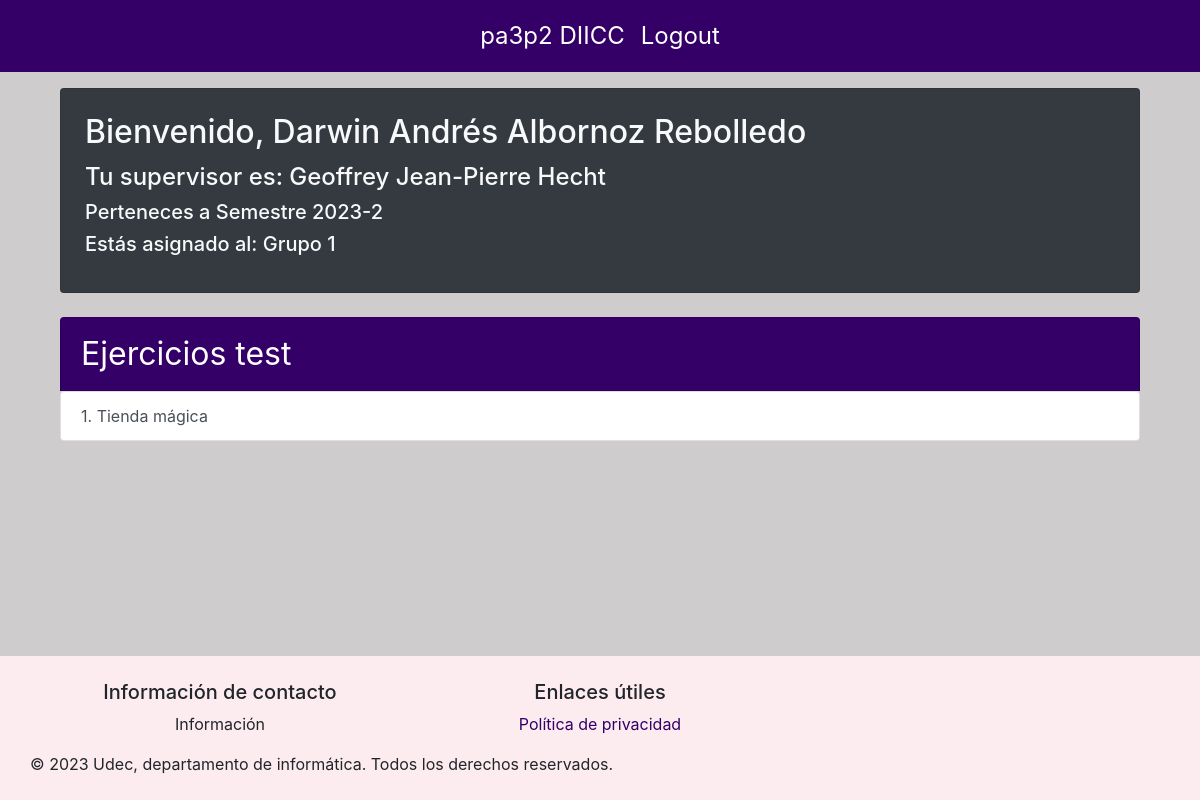
Before: /dashEstudiante/1 (signed in) with the older database file.
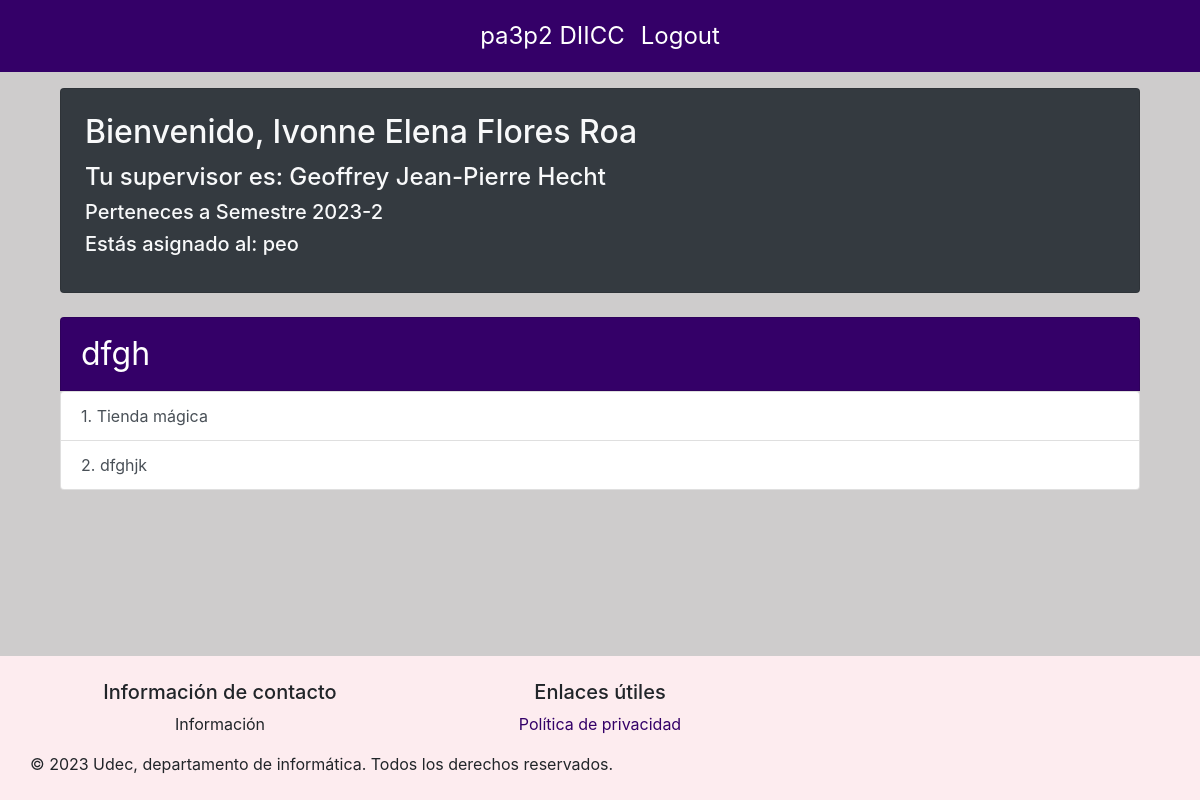
After: the same page with the newer database file.
### basedatos/modelos.py (models this page shows, shortened)
class Estudiante(db.Model):
    id = db.Column(db.Integer, primary_key=True)
    matricula = db.Column(db.String(50), nullable=False)
    nombres = db.Column(db.String(200), nullable=False)
    apellidos = db.Column(db.String(200), nullable=False)
    correo = db.Column(db.String(50), nullable=True, unique=True)
    password = db.Column(db.String(150), nullable=False)
    carrera = db.Column(db.String(100), nullable=False)
    cursos = db.relationship('Curso', secondary=inscripciones, back_populates='estudiantes')
    grupos = db.relationship('Grupo', secondary=estudiantes_grupos, back_populates='estudiantes')
    ejercicios_asignados = db.relationship('Ejercicio_asignado', back_populates='estudiante', viewonly=True)
    @property
    def is_authenticated(self):
        return True

class Supervisor(db.Model):
    id = db.Column(db.Integer, primary_key=True)
    nombres= db.Column(db.String(200), nullable=False)
    apellidos= db.Column(db.String(200), nullable=False)
    correo = db.Column(db.String(50), nullable=False, unique=True)
    password = db.Column(db.String(150), nullable=False)

class Curso(db.Model):
    id = db.Column(db.Integer, primary_key=True)
    nombre = db.Column(db.String(100), nullable=False, unique=True)
    activa = db.Column(db.Boolean(), nullable=False, default=True)
    estudiantes = db.relationship('Estudiante', secondary=inscripciones, back_populates='cursos')
    grupos = db.relationship('Grupo', order_by=Grupo.id, back_populates='curso')

class Grupo(db.Model):
    id = db.Column(db.Integer, primary_key=True)
    nombre = db.Column(db.String(50), nullable=False, unique=True)
    curso = db.relationship('Curso', back_populates='grupos')
    estudiantes = db.relationship('Estudiante', secondary=estudiantes_grupos, back_populates='grupos')
    id_curso = db.Column(db.Integer, db.ForeignKey('curso.id'))

class Serie(db.Model):
    id = db.Column(db.Integer, primary_key=True)
    nombre = db.Column(db.String(50), nullable=False, unique=True)
    activa = db.Column(db.Boolean(), nullable=False, default=True)
    ejercicios = db.relationship('Ejercicio', order_by=Ejercicio.id, back_populates='serie')

class Ejercicio(db.Model):
    id = db.Column(db.Integer, primary_key=True)
    nombre = db.Column(db.String(50), nullable=False, unique=True)
    path_ejercicio = db.Column(db.String(200), nullable=False)
    enunciado = db.Column(db.String(), nullable=False)
    id_serie = db.Column(db.Integer, db.ForeignKey('serie.id'), nullable=False)
    serie = db.relationship('Serie', back_populates='ejercicios')

### main.py (the view)
@app.route('/dashEstudiante/<int:estudiante_id>', methods=['GET', 'POST'])
@login_required
def dashEstudiante(estudiante_id):
    if not verify_estudiante(estudiante_id):
        return redirect(url_for('login'))
    estudiante = db.session.get(Estudiante, int(estudiante_id))
    curso = (
        Curso.query
        .join(inscripciones)  # Join con la tabla inscripciones
        .filter(inscripciones.c.id_curso == Curso.id)
        .filter(inscripciones.c.id_estudiante == estudiante_id)
        .first()
    )
    grupo = (
        Grupo.query
        .join(estudiantes_grupos)  # Join con la tabla estudiantes_grupos
        .filter(estudiantes_grupos.c.id_grupo == Grupo.id)
        .filter(estudiantes_grupos.c.id_estudiante == estudiante_id)
        .first()
    )
    if not grupo:
        grupo_nombre = "Ningún grupo asignado"
    else:
        grupo_nombre = grupo.nombre
    supervisor = None
    if grupo:
        supervisor = (
            Supervisor.query
            .join(supervisores_grupos)
            .filter(supervisores_grupos.c.id_supervisor == Supervisor.id)
            .filter(supervisores_grupos.c.id_grupo == grupo.id)
            .first()
        )
    seriesAsignadas = []
    if grupo:
        seriesAsignadas = (
        Serie.query
        .join(serie_asignada)
        .filter(serie_asignada.c.id_grupo == grupo.id)
        .filter(Serie.activa)  # Filtrar por series activas
        .all()
    )
    ejerciciosPorSerie = {}
    for serieAsignada in seriesAsignadas:
        ejercicios = Ejercicio.query.filter_by(id_serie=serieAsignada.id).all()
        ejerciciosPorSerie[serieAsignada] = ejercicios
    return render_template('vistaEstudiante.html', estudiante_id=estudiante_id, estudiante=estudiante,grupo=grupo, curso=curso, supervisor=supervisor,seriesAsignadas=seriesAsignadas,ejerciciosPorSerie=ejerciciosPorSerie)

### main.py (called while the page is built)
@login_manager.user_loader
def load_user(user_id):
    if user_id.startswith("e"):
        user = db.session.get(Estudiante, int(user_id[1:]))
    elif user_id.startswith("s"):
        user = db.session.get(Supervisor, int(user_id[1:]))
    else:
        return None
    return user

def verify_estudiante(estudiante_id):
    if not isinstance(current_user, Estudiante):
        flash('No tienes permiso para acceder a este dashboard. Debes ser un Estudiante.', 'danger')
        return False
    if current_user.id != estudiante_id:
        flash('No tienes permiso para acceder a este dashboard.', 'danger')
        return False
    return True

### templates/vistaEstudiante.html (shortened to what this page needs)
{% extends "layout.html" %}
{% block content %}
<div class=" container mt-5 ">
  <div class="card text-light bg-dark mb-4">
    <div class="card-body p-4 rounded">
      <h2 class="card-title">Bienvenido, {{estudiante.nombres }} {{estudiante.apellidos}}</h2>
      <h4 class="card-text">{% if supervisor %}Tu supervisor es: {{supervisor.nombres}} {{supervisor.apellidos}}{% else %}No tienes supervisor asignado.{% endif %}</h4>
      <h5 class="card-text">Perteneces a {{curso.nombre}}</h5>
      {% if grupo %}
        <h5 class="card-title">Estás asignado al: {{grupo.nombre}}</h5>
      {% else %}
        <h5 class="card-title">No estás asignado a ningún grupo.</h5>
      {% endif %}
    </div>
  </div>
        {% if seriesAsignadas %}
          <div class="list-group">
            {% for serie in seriesAsignadas %}
              <a href="{{url_for('detallesSeriesEstudiantes', estudiante_id=estudiante_id, serie_id=serie.id)}}" class="list-group-item list-group-item-action serie-item" style="font-size: 2em;">{{serie.nombre}}</a>
              <div class="list-group">
                {% for ejercicio in ejerciciosPorSerie[serie] %}
                  <a href="{{url_for('detallesEjerciciosEstudiantes', estudiante_id=estudiante_id, serie_id=serie.id, ejercicio_id=ejercicio.id)}}" class="list-group-item list-group-item-action" style="font-size: 1em;">
                    {{ loop.index }}. {{ejercicio.nombre}}
                  </a>
                {% endfor %}
              </div>
            {% endfor %}
          </div>
        {% else %}
          <p>No tienes series asignadas en este momento.</p>
        {% endif %}
        <br>
</div>
{% endblock %}

### templates/layout.html (shortened to what this page needs)
<!doctype html>
<html lang="es">
  <head>
    <link href="{{ url_for('static', filename='css/bootstrap.min.css') }}" rel="stylesheet">
    <link href="{{ url_for('static', filename='css/layout.css') }}" rel="stylesheet">
    <link rel="stylesheet" href="https://cdnjs.cloudflare.com/ajax/libs/font-awesome/5.15.3/css/all.min.css">
  </head>
  <body>
    <nav class="navbar navbar-expand-sm justify-content-center fixed-top">
      <ul class="navbar-nav">
        <li class="nav-item">
          <a class="nav-link" href="{{ url_for('login') }}">pa3p2 DIICC</a>
        </li>
        <li class="nav-item">
          <a class="nav-link" href="{{ url_for('logout') }}">Logout</a>
        </li>
      </ul>
    </nav>
    <main class="container mt-4">
      {% block content %}{% endblock %}
    </main>
  <footer class="footer py-4 fixed-bottom">
    <div class="container text-center">
        <div class="row">
            <div class="col-md-4">
                <h5>Información de contacto</h5>
                <p>Información
                </p>
            </div>
            <div class="col-md-4">
                <h5>Enlaces útiles</h5>
                <ul class="list-unstyled">
                    <li><a href="#">Política de privacidad</a></li>
                </ul>
            </div>
            <div class="col-md-4">
        </div>
        <div class="row">
            <div class="col-12 text-center">
                <p class="mb-0">&copy; 2023 Udec, departamento de informática. Todos los derechos reservados.</p>
            </div>
        </div>
    </div>
  </footer>
  </body>
  </html>

### static/css/layout.css (style rules this page uses)
:root { --silver: #ceccccff; --china-rose: #9d6381ff; --lavender-blush: #fdecefff; --night: #0f110cff; --persian-indigo: #340068ff; --secondary: #6c757d; --silver-opaco: rgba(206, 204, 204, 0.5); --persian-indigo-opaco: rgba(52, 0, 104, 0.5); }
.navbar-nav a { color: white; }
.navbar { transition: 0.5s; font-size: 1.5em; padding: 10px 0; background-color: #340068; }
body { min-height: 100vh; display: flex; flex-direction: column; background-color: #ceccccff; }
main { flex: 1; }
a { color: #340068; }
.footer { position: relative; bottom: 0; width: 100%; background-color: #FDECEF; }

### templates/vistaEstudiante.html (style rules this page uses)
.serie-item { background-color: #340068; color: white; }

Changed rows visible on the page:
changed Estudiante: nombres "Darwin Andrés" → "Ivonne Elena"; apellidos "Albornoz Rebolledo" → "Flores Roa"
changed Grupo: nombre "Grupo 1" → "peo"
changed Serie: nombre "Ejercicios test" → "dfgh"
added Ejercicio: nombre "dfghjk"
